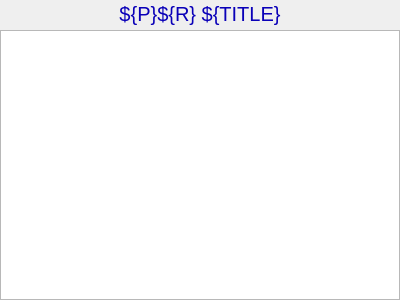
<?xml version="1.0" ?>
<ui version="4.0">
  <class>Dialog</class>
  <widget class="PyDMFrame" name="screen">
    <property name="geometry">
      <rect>
        <x>1095</x>
        <y>344</y>
        <width>400</width>
        <height>300</height>
      </rect>
    </property>
    <property name="minimumSize">
      <size>
        <width>400</width>
        <height>300</height>
      </size>
    </property>
    <property name="styleSheet">
      <string notr="true">PyDMFrame#screen {
  color: rgb(0, 0, 0);
  background-color: rgb(187, 187, 187);
  }</string>
    </property>
    <property name="windowTitle">
      <string>NDPlotXY</string>
    </property>
    <layout class="QGridLayout" name="gridLayout" columnstretch="400" rowstretch="1,25,4,270">
      <property name="leftMargin">
        <number>0</number>
      </property>
      <property name="topMargin">
        <number>0</number>
      </property>
      <property name="rightMargin">
        <number>0</number>
      </property>
      <property name="bottomMargin">
        <number>0</number>
      </property>
      <property name="horizontalSpacing">
        <number>0</number>
      </property>
      <property name="verticalSpacing">
        <number>0</number>
      </property>
      <item row="3" column="0">
        <widget class="PyDMWaveformPlot" name="cartesian_plot">
          <property name="geometry">
            <rect>
              <x>0</x>
              <y>30</y>
              <width>400</width>
              <height>270</height>
            </rect>
          </property>
          <property name="sizePolicy">
            <sizepolicy hsizetype="Ignored" vsizetype="Ignored">
              <horstretch>0</horstretch>
              <verstretch>0</verstretch>
            </sizepolicy>
          </property>
          <property name="toolTip">
            <string>cartesian_plot</string>
          </property>
          <property name="title" stdset="0">
            <string>$(TITLE)</string>
          </property>
          <property name="xLabels">
            <stringlist>
              <string>${XLABEL}</string>
            </stringlist>
          </property>
          <property name="yLabels">
            <stringlist>
              <string>${YLABEL}</string>
            </stringlist>
          </property>
          <property name="curves" stdset="0">
            <stringlist>
              <string>{&quot;name&quot;: &quot;curve 1&quot;, &quot;x_channel&quot;: &quot;ca://${P}${R}${XDATA}&quot;, &quot;y_channel&quot;: &quot;ca://${P}${R}${YDATA}&quot;, &quot;color&quot;: &quot;#000000&quot;, &quot;lineStyle&quot;: 1, &quot;lineWidth&quot;: 1, &quot;symbolSize&quot;: 10, &quot;redraw_mode&quot;: 2, &quot;block_size&quot;: 1200}</string>
            </stringlist>
          </property>
          <property name="autoRangeX" stdset="0">
            <bool>true</bool>
          </property>
          <property name="autoRangeY" stdset="0">
            <bool>true</bool>
          </property>
          <property name="axisColor" stdset="0">
            <color>
              <red>0</red>
              <green>0</green>
              <blue>0</blue>
            </color>
          </property>
          <property name="backgroundColor" stdset="0">
            <color>
              <red>115</red>
              <green>223</green>
              <blue>255</blue>
            </color>
          </property>
        </widget>
      </item>
      <item row="0" column="0" rowspan="2">
        <widget class="PyDMDrawingRectangle" name="rectangle">
          <property name="geometry">
            <rect>
              <x>0</x>
              <y>0</y>
              <width>400</width>
              <height>26</height>
            </rect>
          </property>
          <property name="sizePolicy">
            <sizepolicy hsizetype="Ignored" vsizetype="Ignored">
              <horstretch>0</horstretch>
              <verstretch>0</verstretch>
            </sizepolicy>
          </property>
          <property name="brush" stdset="0">
            <brush brushstyle="SolidPattern">
              <color alpha="255">
                <red>218</red>
                <green>218</green>
                <blue>218</blue>
              </color>
            </brush>
          </property>
          <property name="penStyle" stdset="0">
            <enum>Qt::SolidLine</enum>
          </property>
          <property name="penColor" stdset="0">
            <color>
              <red>218</red>
              <green>218</green>
              <blue>218</blue>
            </color>
          </property>
          <property name="penWidth" stdset="0">
            <double>0</double>
          </property>
          <property name="penCapStyle" stdset="0">
            <enum>Qt::FlatCap</enum>
          </property>
          <property name="toolTip">
            <string>rectangle</string>
          </property>
        </widget>
      </item>
      <item row="1" column="0">
        <widget class="QLabel" name="text">
          <property name="geometry">
            <rect>
              <x>0</x>
              <y>1</y>
              <width>400</width>
              <height>25</height>
            </rect>
          </property>
          <property name="sizePolicy">
            <sizepolicy hsizetype="Ignored" vsizetype="Ignored">
              <horstretch>0</horstretch>
              <verstretch>0</verstretch>
            </sizepolicy>
          </property>
          <property name="text">
            <string>${P}${R} ${TITLE}</string>
          </property>
          <property name="font">
            <font>
              <pointsize>15</pointsize>
            </font>
          </property>
          <property name="brush" stdset="0">
            <brush brushstyle="SolidPattern">
              <color alpha="255">
                <red>10</red>
                <green>0</green>
                <blue>184</blue>
              </color>
            </brush>
          </property>
          <property name="toolTip">
            <string>text</string>
          </property>
          <property name="alignment">
            <set>Qt::AlignCenter</set>
          </property>
          <property name="styleSheet">
            <string notr="true">QLabel#text {
  color: rgb(10, 0, 184);
  }</string>
          </property>
        </widget>
      </item>
    </layout>
    <zorder>cartesian_plot</zorder>
    <zorder>rectangle</zorder>
    <zorder>text</zorder>
  </widget>
  <customwidgets>
    <customwidget>
      <class>PyDMWaveformPlot</class>
      <extends>QGraphicsView</extends>
      <header>pydm.widgets.waveformplot</header>
    </customwidget>
    <customwidget>
      <class>PyDMDrawingRectangle</class>
      <extends>QWidget</extends>
      <header>pydm.widgets.drawing</header>
    </customwidget>
    <customwidget>
      <class>PyDMLabel</class>
      <extends>QLabel</extends>
      <header>pydm.widgets.label</header>
    </customwidget>
    <customwidget>
      <class>PyDMFrame</class>
      <extends>QFrame</extends>
      <header>pydm.widgets.frame</header>
    </customwidget>
  </customwidgets>
</ui>
